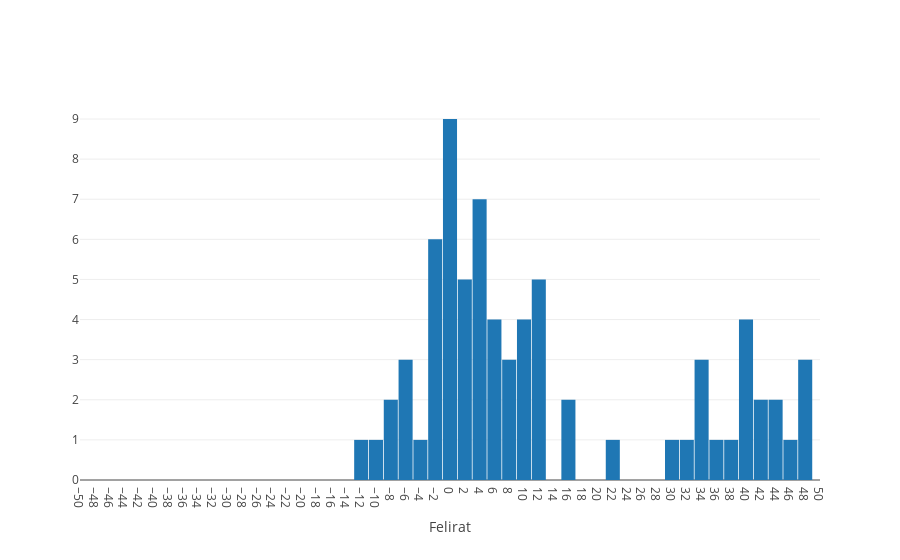

Notebook source saved alongside this figure:
### Markdown cell above
# Hiba

### Code cell
iplt(tk.calc_error(GRSA,rhoAA,CapacityA,refxlin*1e-6,linf(refxlin, params[0]),detailOn=False, runNb=runNb))

### Figure 1 — Plotly figure (JSON) as saved in the notebook; plotly's stock layout.template omitted (floating-point values rounded to 4 significant figures)
{"data": [{"type": "histogram", "x": [39.36, 37.21, 39.73, 42.71, 44.47, 7.86, -6.864, 3.479, 16.43, 52.47, 12.38, 0.6146, -1.197, 4.628, 36.0, 11.25, -5.339, 33.82, -8.16, 3.779, -0.02398, 40.54, 5.737, 9.641, 49.53, -0.7991, 0.9837, 2.593, 4.631, -2.562, 11.72, 29.28, -10.78, 7.929, 48.59, -1.011, -11.1, 3.479, 54.12, 48.15, 7.933, 1.22, 0.9764, 3.537, -2.441, 10.15, 11.28, 45.47, 43.65, 33.75, 16.68, 31.81, 49.61, 12.24, 49.17, 6.744, 5.236, 5.203, -2.418, 21.18, -4.826, 1.937, 3.407, -0.7635, 10.68, 40.41, 34.42, 47.83, 42.8, 1.445, 0.324, 9.467, -0.3724, -8.344, 0.4553, -5.433, -1.502, 2.336], "xbins": {"end": 49, "size": 2, "start": -49}}], "layout": {"bargap": 0.05, "xaxis1": {"dtick": 2, "range": [-50, 50], "tick0": -50, "title": "Felirat"}}}
